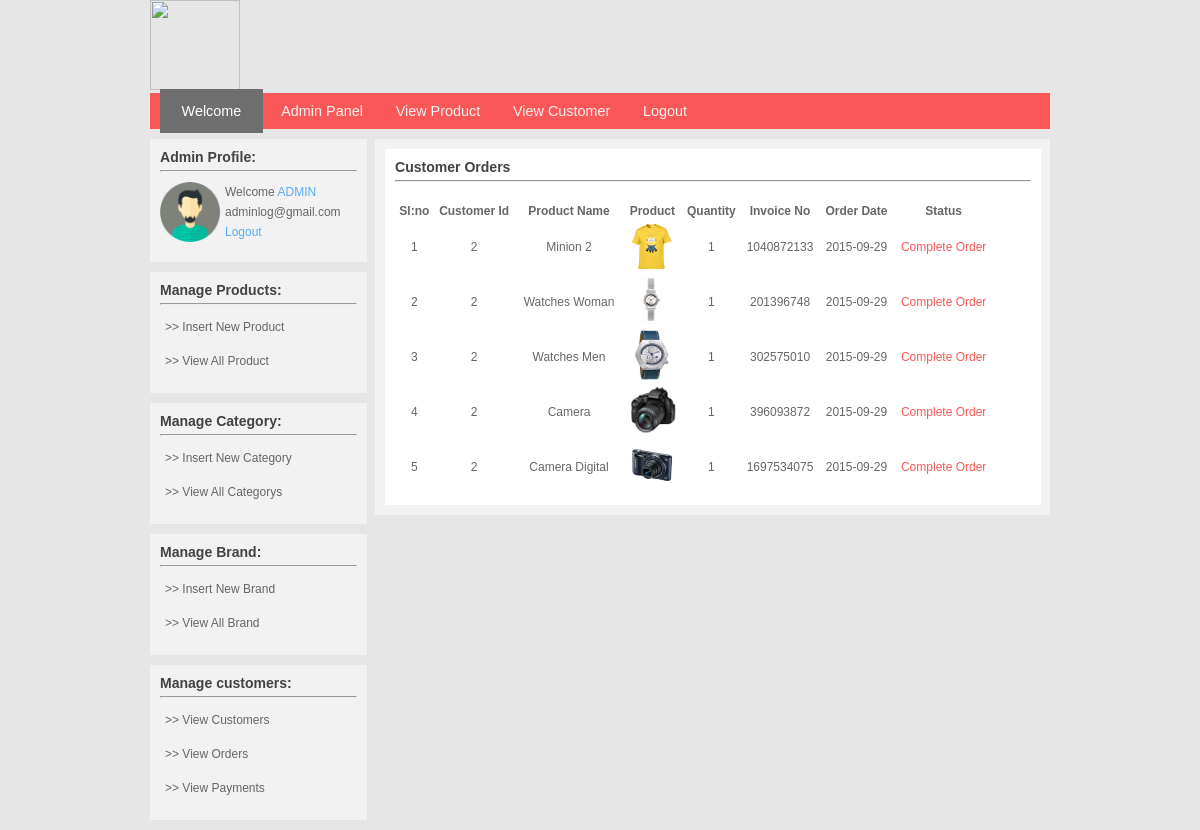
Screenshot of /e-commerce/admin_area/index.php?view_orders (signed in) with the database file from the repository.
### tables this page shows
CREATE TABLE IF NOT EXISTS `orders` (
  `order_id` int(100) NOT NULL,
  `p_id` int(100) NOT NULL,
  `c_id` int(100) NOT NULL,
  `qty` int(100) NOT NULL,
  `invoice_no` int(100) NOT NULL,
  `status` varchar(50) NOT NULL,
  `order_date` date NOT NULL
);

CREATE TABLE IF NOT EXISTS `products` (
  `product_id` int(100) NOT NULL,
  `product_cat` varchar(100) NOT NULL,
  `product_brand` varchar(100) NOT NULL,
  `product_title` varchar(100) NOT NULL,
  `product_price` int(100) NOT NULL,
  `product_discount` int(100) NOT NULL,
  `product_realprice` int(50) NOT NULL,
  `product_desc` text NOT NULL,
  `product_img1` text NOT NULL,
  `product_img2` text NOT NULL,
  `product_img3` text NOT NULL,
  `product_keywords` text NOT NULL,
  `date` date NOT NULL
);

### e-commerce/admin_area/includes/admin_view_orders.php (the view)
<div id="cart_content">
	<div id="cart_inside">
		<h3>Customer Orders </h3>
		<hr/>
		<?php
		$select = $conn->query("select * from orders");
		if($select->num_rows>0){
			$orders = array();
			while($rows = $select->fetch_assoc()){
				$orders[] = $rows;
			}
		}
		?>
		<table align="center" style="margin-top:20px;" width="600px">
				<thead style="font-style:bold">
					<th>Sl:no</th>
					<th>Customer Id</th>
					<th>Product Name</th>
					<th>Product</th>
					<th>Quantity</th>
					<th>Invoice No</th>
					<th>Order Date</th>
					<th>Status</th>
				</thead>
				<tbody>
				<?php if(count($orders)){
					foreach ($orders as $c_order){
				?>
					<tr style="height:50px;">
						<td align="center" valign="middle">
							<?php echo $c_order['order_id'];?>
						</td>
						<td align="center" valign="middle">
							<?php echo $c_order['c_id'];?>
						</td>
						<?php
							$p_id = $c_order['p_id'];
							$select = $conn->query("select * from products where product_id = '$p_id'");
							if($select->num_rows>0){
								$row = $select->fetch_assoc();
							}
						?>
						<td align="center" valign="middle">
							<?php echo $row['product_title'];?>
						</td>
						<td align="center">
							<img src="product_images/<?php echo $row['product_img1']; ?>" width="50" height="50" />
						</td>
						<td align="center" valign="middle">
							<?php echo $c_order['qty'];?>
						</td>
						<td align="center" valign="middle">
							<?php echo $c_order['invoice_no'];?>
						</td>
						<td align="center" valign="middle">
							<?php echo $c_order['order_date'];?>
						</td>
						<td align="center" valign="middle">
							<a href="index.php?update_order=<?php echo $c_order['order_id'];?>" style="color:#FA5858;text-decoration:none;">Complete Order</a>
						</td>
					</tr>
					<?php
					}
				}
				?>
			</tbody>
		</table>
	</div>
</div>

### e-commerce/template/admin_sidebar.php
<?php
if(isset($_SESSION['admin_login'])){
	$c_email = $_SESSION['admin_login'];
	$select = $conn->query("select * from admin where user_email = '$c_email'");
	if($select->num_rows>0){
		$user_array = array();
		while($row = $select->fetch_assoc()){
			$user_array[] = $row;
		}
	}
		if(count($user_array)){
			foreach($user_array as $c_data){
?>
		<div id="side_bar">
				<h3>Admin Profile:</h3>
					<hr/>
					<div class="customer_inside">
						<img id="user" src="../admin_area/admin_img/admin_2.png" width="60" height="60" />
						Welcome <b style='color:#58ACFA'>ADMIN</b> <?php echo $c_data['user_email']; ?>
						<b><a href='../admin_area/includes/admin_logout.php' style='text-decoration:none;color:#58ACFA'>  Logout</a></b>
						<br/>
					</div>
				</div>
				<div id="side_bar">
					<h3>Manage Products:</h3>
					<hr/>
					<ul>
						<li><a href="index.php?insert_product"> >> Insert New Product</a></li>
						<li><a href="index.php?view_product"> >> View All Product</a></li>
					</ul>
				</div>
				<div id="side_bar">
					<h3>Manage Category:</h3>
					<hr/>
					<ul>
						<li><a href="index.php?insert_category"> >> Insert New Category</a></li>
						<li><a href="index.php?view_category"> >> View All Categorys</a></li>
					</ul>
				</div>
				<div id="side_bar">
					<h3>Manage Brand:</h3>
					<hr/>
					<ul>
						<li><a href="index.php?insert_brand"> >> Insert New Brand</a></li>
						<li><a href="index.php?view_brand"> >> View All Brand</a></li>
					</ul>
					</div>
				<div id="side_bar">
					<h3>Manage customers:</h3>
					<hr/>
					<ul>
						<li><a href="index.php?view_customers"> >> View Customers</a></li>
						<li><a href="index.php?view_orders"> >> View Orders</a></li>
						<li><a href="index.php?view_payment"> >> View Payments</a></li>
					</ul>
				</div>
<?php
			}
		}
	}
?>

### e-commerce/admin_area/styles/style.css (style rules this page uses)
html, body, div, span, applet, object, iframe, h1, h2, h4, h5, h6, p, blockquote, pre, a, abbr, acronym, address, big, cite, code, del, dfn, em, img, ins, kbd, q, s, samp, small, strike, strong, sub, sup, tt, var, b,u, i, center, dl, dt, dd, ol, ul, li, fieldset, form, label, legend, article, aside, canvas, details, embed, figure, figcaption, footer, header, hgroup, menu, nav, output, ruby, section, summary, time, mark, audio, video { margin: 0; padding: 0; border: 0; font-size: 100%; font: inherit; vertical-align: baseline; }
h3 { margin-bottom: 5px; color: #424242; }
* { margin: 0px; padding: 0px; }
body { font-family: arial; font-size: 12px; background-color:#E6E6E6; color: #666666; }
#user { float: left; margin-right: 5px; }
#side_bar { background-color: #F2F2F2; padding: 10px; margin-right: 8px; margin-bottom: 10px; }
#side_bar ul li { margin-bottom: 10px; text-align: left; padding: 5px; }
#side_bar ul li a { color: #666666; text-decoration: none; }
.customer_inside { line-height: 20px; font-size: 12px; margin-bottom: 10px; }
hr { margin-bottom: 10px; }
#cart_content { background-color: #F2F2F2; width: 98%; height: auto; padding: 10px; }
#cart_inside { background-color: white; padding: 10px; }

### rows the page displays
orders: order_id "1", c "2", products.product_title "Minion 2", products.product_img1 (picture), qty "1", invoice_no "1040872133", order_date "2015-09-29"
orders: order_id "2", c "2", products.product_title "Watches Woman", products.product_img1 (picture), qty "1", invoice_no "201396748", order_date "2015-09-29"
orders: order_id "3", c "2", products.product_title "Watches Men", products.product_img1 (picture), qty "1", invoice_no "302575010", order_date "2015-09-29"
orders: order_id "4", c "2", products.product_title "Camera", products.product_img1 (picture), qty "1", invoice_no "396093872", order_date "2015-09-29"
orders: order_id "5", c "2", products.product_title "Camera Digital", products.product_img1 (picture), qty "1", invoice_no "1697534075", order_date "2015-09-29"

### other values shown
$c_data['user_email'] "adminlog@gmail.com"
